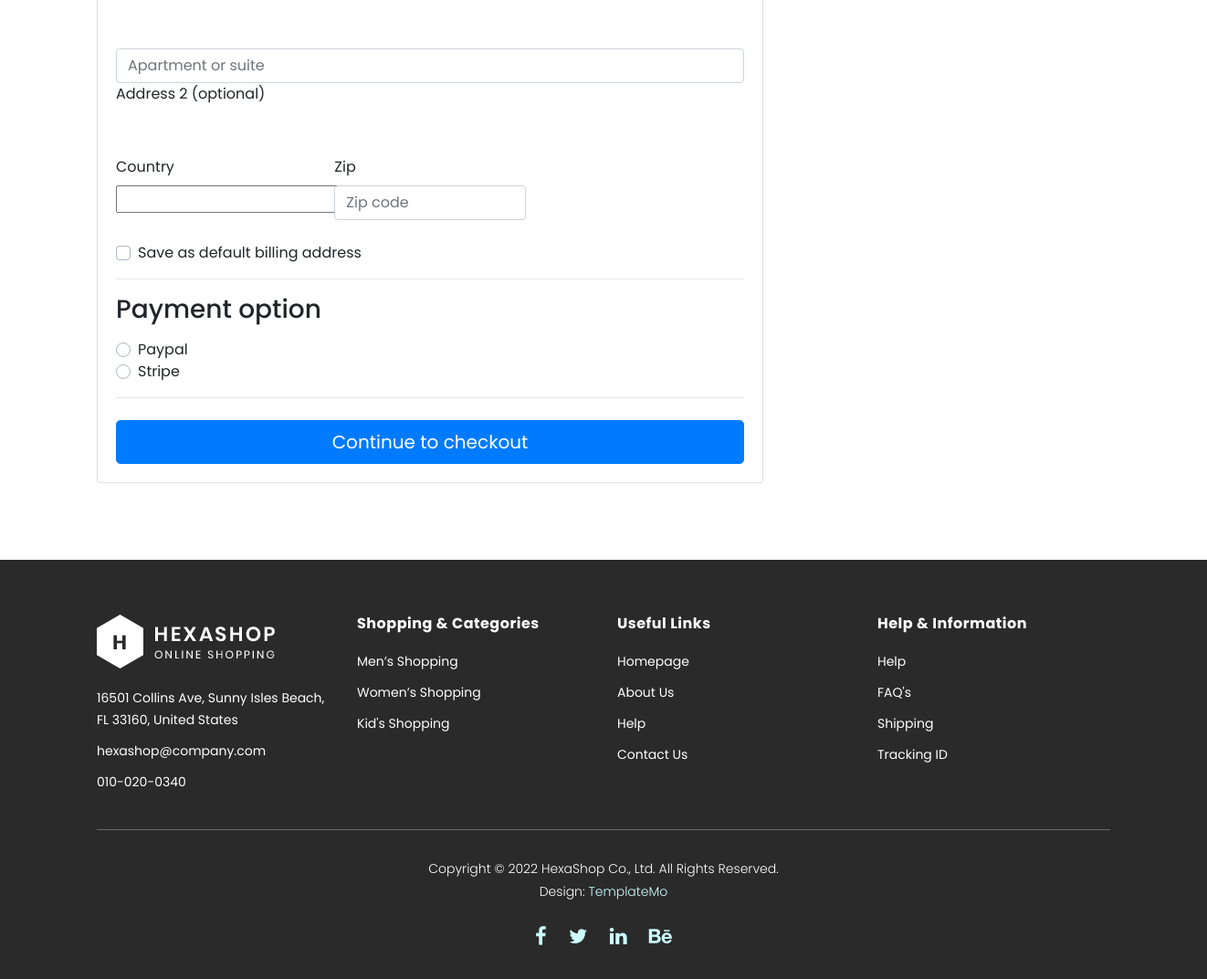
The app's page /checkout/ (signed in, lower part), older data.
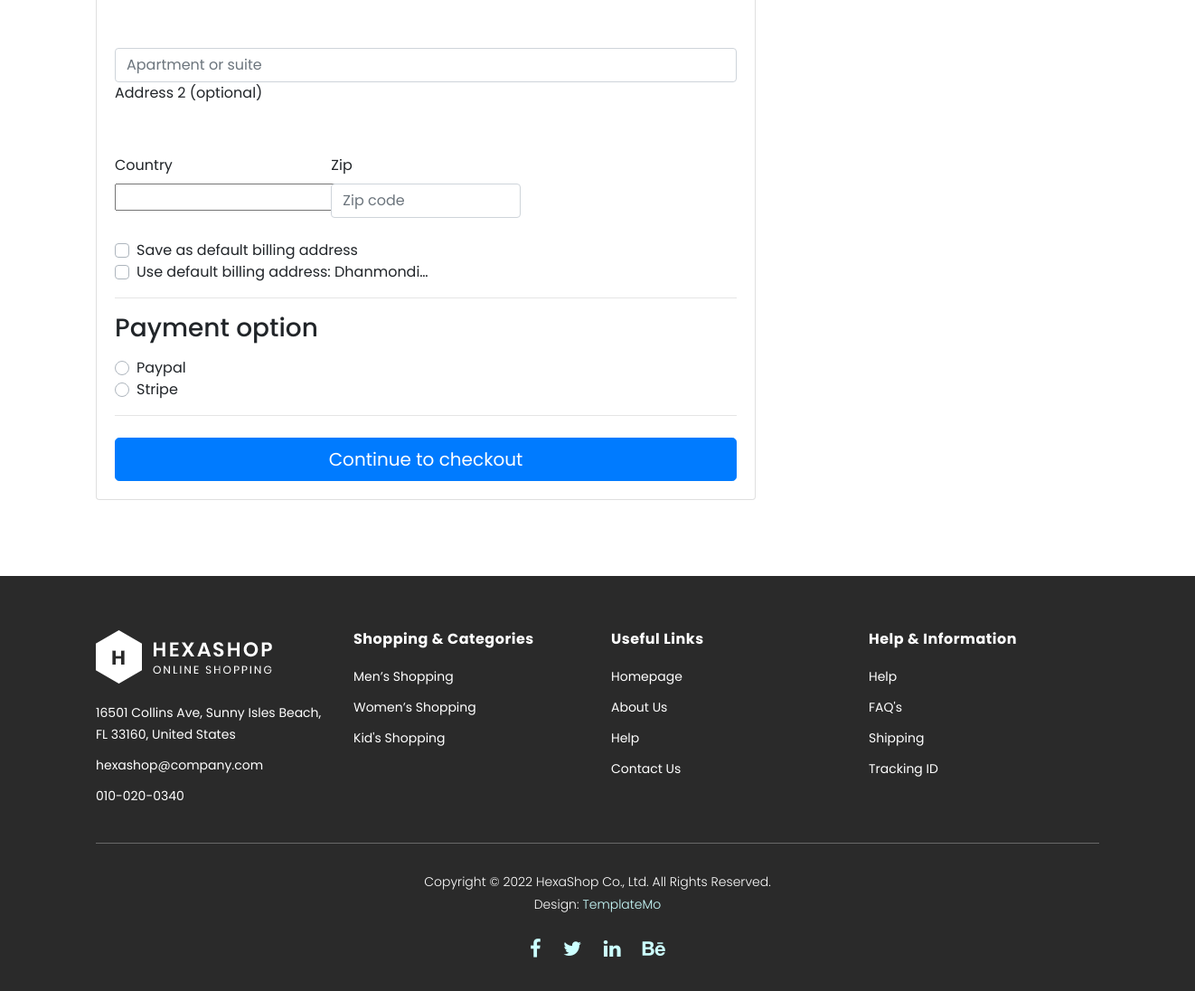
The same page, newer data.
### core/models.py (models this page shows, shortened)
class Address(models.Model):
    user = models.ForeignKey(settings.AUTH_USER_MODEL, on_delete=models.CASCADE)
    street_address = models.CharField(max_length=100)
    apartment_address = models.CharField(max_length=100)
    country = CountryField(multiple = False)
    zip = models.CharField(max_length=100)
    address_type = models.CharField(max_length=1, choices=ADDRESS_CHOICES)
    default = models.BooleanField(default=False)
    class Meta:
        verbose_name_plural = 'Addresses'

### core/views.py (the view, shortened to what this page needs)
# urls.py: path('checkout/', CheckoutView.as_view(), name='checkout'),
class CheckoutView(View):
    @method_decorator(login_required)
    def get(self, *args, **kwargs):
        try:
            order = Order.objects.get(user=self.request.user, ordered=False)
            form = CheckoutForm()
            context = {
                'form' : form,
                'couponform' : CouponForm(),
                'order' : order,
                'DISPLAY_COUPON_FORM' : True
            }
            shipping_address_qs = Address.objects.filter(
                user = self.request.user,
                address_type = 'S',
                default = True
            )
            if shipping_address_qs.exists():
                context.update({'default_shipping_address': shipping_address_qs[0]})
            billing_address_qs = Address.objects.filter(
                user = self.request.user,
                address_type = 'B',
                default=True
            )
            if billing_address_qs.exists():
                context.update({'default_billing_address': billing_address_qs[0]})
            return render(self.request, "checkout.html", context)
        except ObjectDoesNotExist:
            messages.info(self.request, "You do not have an active order")
            return redirect('core:chechout')

### core/forms.py
class CheckoutForm(forms.Form):
    shipping_address = forms.CharField(required=False)
    shipping_address2 = forms.CharField(required=False)
    shipping_country = CountryField(blank_label='(select country)').formfield(
        required=False,
        widget=CountrySelectWidget(attrs={
            'class': 'custom-select d-block w-100',
        }))
    shipping_zip = forms.CharField(required=False)
    billing_address = forms.CharField(required=False)
    billing_address2 = forms.CharField(required=False)
    billing_country = CountryField(blank_label='(select country)').formfield(
        required=False,
        widget=CountrySelectWidget(attrs={
            'class': 'custom-select d-block w-100',
        }))
    billing_zip = forms.CharField(required=False)
    same_billing_address = forms.BooleanField(required=False)
    set_default_shipping = forms.BooleanField(required=False)
    use_default_shipping = forms.BooleanField(required=False)
    set_default_billing = forms.BooleanField(required=False)
    use_default_billing = forms.BooleanField(required=False)
    payment_option = forms.ChoiceField(
        widget=forms.RadioSelect, choices=PAYMENT_CHOICES)

### templates/checkout.html (shortened to what this page needs)
{% extends "base.html" %}
{% block content %}
  <main >
    <div class="container wow fadeIn">
      <div class="row">
        <div class="col-md-8 mb-4">
          <div class="card">
            <form method="POST" class="card-body">
              <div class='hideable_billing_form'>
                <div class="md-form mb-5">
                </div>
                <div class="md-form mb-5">
                  <input type='text' placeholder='Apartment or suite' id='billing_address2' name='billing_address2' class='form-control' />
                  <label for="billing_address2" class="">Address 2 (optional)</label>
                </div>
                <div class="row">
                  <div class="col-lg-4 col-md-12 mb-4">
                    <label for="country">Country</label>
                    {{ form.billing_country }}
                  </div>
                  <div class="col-lg-4 col-md-6 mb-4">
                    <label for="billing_zip">Zip</label>
                    <input type='text' placeholder='Zip code' id='billing_zip' name='billing_zip' class='form-control' />
                  </div>
                </div>
                <div class="custom-control custom-checkbox">
                  <label class="custom-control-label" for="set_default_billing">Save as default billing address</label>
                </div>
              </div>
              {% if default_billing_address %}
              <div class="custom-control custom-checkbox">
                <label class="custom-control-label" for="use_default_billing">Use default billing address: {{ default_billing_address.street_address|truncatechars:10 }}</label>
              </div>
              {% endif %}
              <hr>
              <h3>Payment option</h3>
              <div class="d-block my-3">
                {% for value, name in form.fields.payment_option.choices %}
                <div class="custom-control custom-radio">
                  <label class="custom-control-label" for="{{ name }}">{{ name }}</label>
                </div>
                {% endfor %}
              </div>
              <hr class="mb-4">
              <button class="btn btn-primary btn-lg btn-block" type="submit">Continue to checkout</button>
            </form>
          </div>
        </div>
        <div class="col-md-4 mb-4">
        </div>
      </div>
    </div>
  </main>
{% endblock content %}

Row changes from the older to the newer data that the page shows:
added Address: street_address "Dhanmondi…"
Text that changed along with them:
text now shown: "Use default billing address:"
